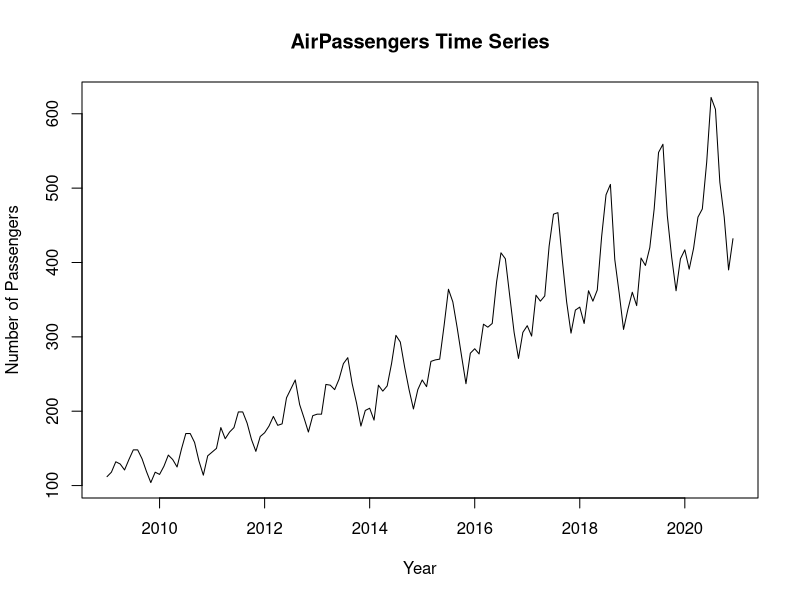
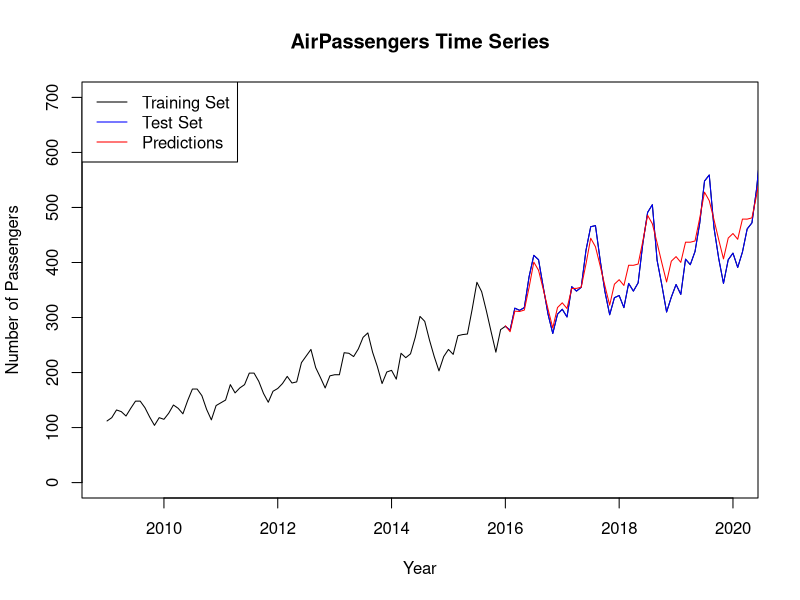

Write R code to recreate these figures, in order.
# Load necessary libraries
library(forecast)

# Load the AirPassengers dataset and convert it into a time series
data("AirPassengers")

# Add 60 to the years in the dataset so they start at 1949
AirPassengers <- ts(AirPassengers, start = c(1949 + 60, 1), frequency = 12)

# Plot the time series
plot(AirPassengers, main = "AirPassengers Time Series", xlab = "Year", ylab = "Number of Passengers")

# Split the time series in half into training and test sets
train <- window(AirPassengers, end = c(2015, 12))
test <- window(AirPassengers, start = c(2016, 1))

# Train an ARIMA model on the training set
model <- auto.arima(train)

# Predict the test set using the trained model
pred <- forecast(model, h = length(test))

# Plot the training set and overlaid test set predictions considering the length of the full time series
plot(AirPassengers, xlim = c(2009, 2020), ylim = c(0, 700), main = "AirPassengers Time Series", xlab = "Year", ylab = "Number of Passengers")
lines(test, col = "blue")
lines(pred$mean, col = "red")

# Add a legend
legend("topleft", legend = c("Training Set", "Test Set", "Predictions"), col = c("black", "blue", "red"), lty = c(1, 1, 1))
